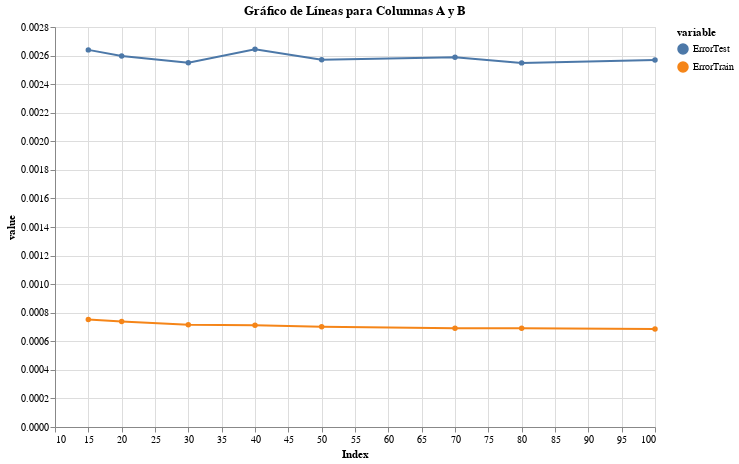

Notebook cell for this chart:
### Code cell
# Supongamos que tienes un DataFrame llamado 'df' con columnas "indice", "columna_A" y "columna_B"

# Convertir el DataFrame de pandas a un formato aceptado por Altair
df_altair = pd.melt(df_curve, id_vars=['Index'], value_vars=['ErrorTest', 'ErrorTrain'])

# Crear el gráfico de líneas divididas por color en Altair
line_chart = alt.Chart(df_altair).mark_line(point=True).encode(
    x='Index:Q',
    y='value:Q',
    color='variable:N'
).properties(
    width=600,
    height=400,
    title='Gráfico de Líneas para Columnas A y B'
)

# Mostrar el gráfico
line_chart

### Figure 1 — Vega-Lite specification as saved in the notebook (floating-point values rounded to 4 significant figures)
{"config": {"view": {"continuousWidth": 300, "continuousHeight": 300}}, "data": {"name": "data-c4164cf80243ccb039526b7053569789"}, "mark": {"type": "line", "point": true}, "encoding": {"color": {"field": "variable", "type": "nominal"}, "x": {"field": "Index", "type": "quantitative"}, "y": {"field": "value", "type": "quantitative"}}, "height": 400, "title": "Gráfico de Líneas para Columnas A y B", "width": 600, "$schema": "https://vega.github.io/schema/vega-lite/v5.14.1.json", "datasets": {"data-c4164cf80243ccb039526b7053569789": [{"Index": 15, "variable": "ErrorTest", "value": 0.00264}, {"Index": 20, "variable": "ErrorTest", "value": 0.002597}, {"Index": 30, "variable": "ErrorTest", "value": 0.00255}, {"Index": 40, "variable": "ErrorTest", "value": 0.002644}, {"Index": 50, "variable": "ErrorTest", "value": 0.00257}, {"Index": 70, "variable": "ErrorTest", "value": 0.002588}, {"Index": 80, "variable": "ErrorTest", "value": 0.002549}, {"Index": 100, "variable": "ErrorTest", "value": 0.00257}, {"Index": 15, "variable": "ErrorTrain", "value": 0.0007526}, {"Index": 20, "variable": "ErrorTrain", "value": 0.0007386}, {"Index": 30, "variable": "ErrorTrain", "value": 0.0007159}, {"Index": 40, "variable": "ErrorTrain", "value": 0.000712}, {"Index": 50, "variable": "ErrorTrain", "value": 0.0007015}, {"Index": 70, "variable": "ErrorTrain", "value": 0.0006916}, {"Index": 80, "variable": "ErrorTrain", "value": 0.0006916}, {"Index": 100, "variable": "ErrorTrain", "value": 0.0006853}]}}
